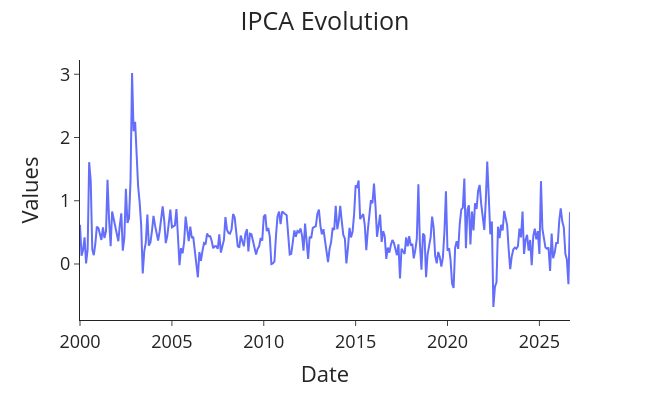

Source (notebook cell):
### Code cell
# Plotting

def plotting(title, data, x, y, x_label, y_label):
    fig = px.line(data, x=x, y=y, labels={x: x_label, y: y_label})
    fig.update_layout(template='simple_white', font=dict(size=18), title_text=title, width=650, title_x=0.5, height=400)
    fig.show()

plotting('IPCA Evolution', df_master, 'data', 'ipca', 'Date', 'Values')

### Figure 1 — Plotly figure (JSON) as saved in the notebook; plotly's stock layout.template omitted (floating-point values rounded to 4 significant figures; data arrays with more than 128 entries replaced by an {"elided": "..."} marker saying what was removed)
{"data": [{"hovertemplate": "Date=%{x}<br>Values=%{y}<extra></extra>", "legendgroup": "", "line": {"color": "#636efa", "dash": "solid"}, "marker": {"symbol": "circle"}, "mode": "lines", "name": "", "orientation": "v", "showlegend": false, "type": "scatter", "x": {"elided": "321 str values"}, "xaxis": "x", "y": {"elided": "321 float values"}, "yaxis": "y"}], "layout": {"font": {"size": 18}, "height": 400, "legend": {"tracegroupgap": 0}, "margin": {"t": 60}, "title": {"text": "IPCA Evolution", "x": 0.5}, "width": 650, "xaxis": {"anchor": "y", "domain": [0.0, 1.0], "title": {"text": "Date"}}, "yaxis": {"anchor": "x", "domain": [0.0, 1.0], "title": {"text": "Values"}}}}
